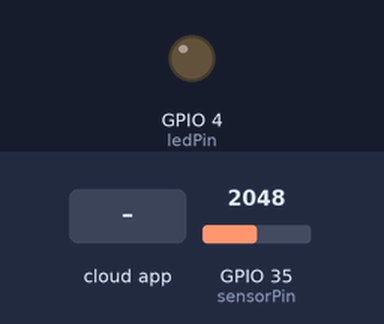
A sketch run on a simulated ESP32. On the bench: output pins drawn as LEDs (lit = HIGH). The inputs (shaded band) are chosen by the test bench; at power-on: GPIO 35 (sensorPin) = 2048. WiFi joins after 1.5 s; servers stay silent unless stated; the Firebase database answers and starts empty; what the sketch prints to the serial monitor is not drawn.

Above: at 2.7 s.
2.8 s: the phone or cloud app sets state to 1
At 4.1 s:
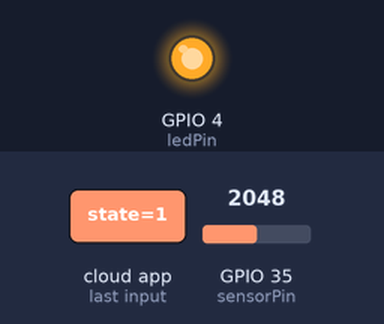
4.4 s: the phone or cloud app sets state to 0
At 5.7 s:
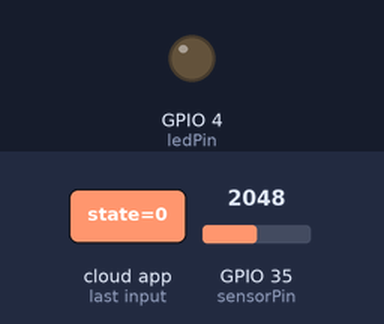
Timing chart, 0 to 7.4 s (numbered marks = the images above; inputs shaded):
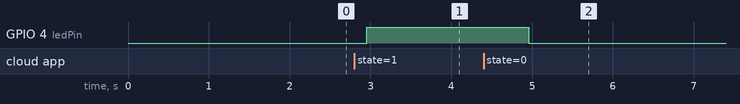

The sketch:

firebase_clinic.ino
```cpp
#include <WiFi.h>
#include <Firebase_ESP_Client.h>

/* 1. Define the WiFi credentials */
#define WIFI_SSID "Sairudra"
#define WIFI_PASSWORD "12345678"

/* 2. Define the API Key */
#define API_KEY "AIzaSyCAmlESSeubeorQfZrhlo_n2AAyLU6EVj4"

/* 3. Define the RTDB URL */
#define DATABASE_URL "https://newyearesp-default-rtdb.firebaseio.com/"

/* 4. Define the user Email and password that alreadey registerd or added in your project */
#define USER_EMAIL "sairudragudur@gmail.com"
#define USER_PASSWORD "Sairudra@123"
int sensorPin = 35;   // select the input pin for the potentiometer
int sensorValue = 0;  // variable to store the value coming from the sensor
float voltage = 0;
// Define Firebase Data object
FirebaseData fbdo;

FirebaseAuth auth;
FirebaseConfig config;

unsigned long sendDataPrevMillis = 0;

const int ledPin = 4;

void setup() {
  pinMode(ledPin, OUTPUT);
  digitalWrite(ledPin, LOW);
  pinMode(sensorPin, OUTPUT);

  Serial.begin(115200);
  WiFi.begin(WIFI_SSID, WIFI_PASSWORD);

  Serial.print("Connecting to Wi-Fi");
  while (WiFi.status() != WL_CONNECTED) {
    Serial.print(".");
    delay(300);
  }
  Serial.println();
  Serial.print("Connected with IP: ");
  Serial.println(WiFi.localIP());
  Serial.println();

  /* Assign the api key (required) */
  config.api_key = API_KEY;

  /* Assign the user sign in credentials */
  auth.user.email = USER_EMAIL;
  auth.user.password = USER_PASSWORD;

  /* Assign the RTDB URL (required) */
  config.database_url = DATABASE_URL;

  // Comment or pass false value when WiFi reconnection will control by your code or third party library e.g. WiFiManager
  Firebase.reconnectNetwork(true);

  // Since v4.4.x, BearSSL engine was used, the SSL buffer need to be set.
  // Large data transmission may require larger RX buffer, otherwise connection issue or data read time out can be occurred.
  fbdo.setBSSLBufferSize(4096 /* Rx buffer size in bytes from 512 - 16384 */, 1024 /* Tx buffer size in bytes from 512 - 16384 */);

  // Limit the size of response payload to be collected in FirebaseData
  fbdo.setResponseSize(2048);

  Firebase.begin(&config, &auth);

  Firebase.setDoubleDigits(5);

  config.timeout.serverResponse = 10 * 1000;
}

void loop() {
  // Firebase.ready() should be called repeatedly to handle authentication tasks.
  if (Firebase.ready() && (millis() - sendDataPrevMillis > 1000 || sendDataPrevMillis == 0)) {
    sendDataPrevMillis = millis();

    sensorValue = analogRead(sensorPin);

    voltage = (float)sensorValue / 4095 * 3.3; // Calculate voltage (ESP32 ADC is 12-bit)

    int ledState;
    if (Firebase.RTDB.setInt(&fbdo, "test/int", sensorValue)) {
      //  Serial.println("PASSED");
      //  Serial.println("PATH: " + fbdo.dataPath());
      //  Serial.println("TYPE: " + fbdo.dataType());
      Serial.print("pot level : ");
      Serial.println(sensorValue);
    } else {
      Serial.println("FAILED");
      // Serial.println("REASON: " + fbdo.errorReason());
    }
    if (Firebase.RTDB.setFloat(&fbdo, "Sensor/voltage", voltage)) {
      Serial.print("Voltage: ");
      Serial.println(voltage);
    } else {
      Serial.println("FAILED to save Voltage: " + fbdo.errorReason());
    }
    if (Firebase.RTDB.getInt(&fbdo, "/led/state", &ledState)) {
      digitalWrite(ledPin, ledState);
    } else {
      Serial.println(fbdo.errorReason().c_str());
    }
  }
}
```

Measured:
- after the input at 2.8 s, GPIO 4 (ledPin): LOW → HIGH after 0.15 s
- after the input at 4.4 s, GPIO 4 (ledPin): HIGH → LOW after 0.56 s
